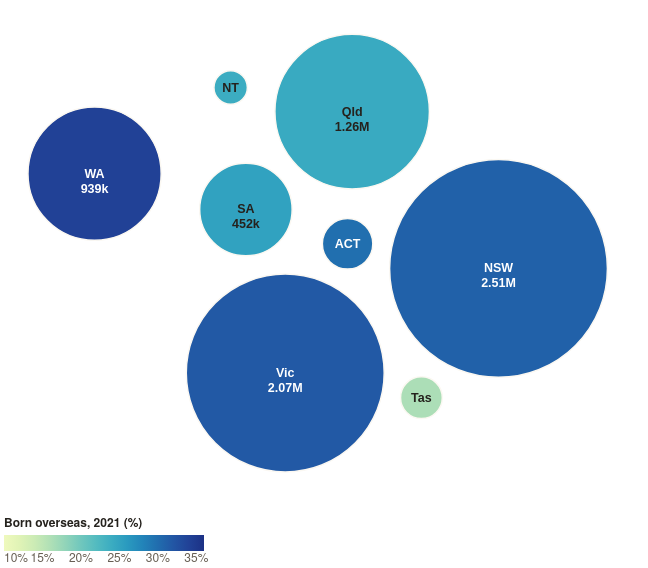

Here is the Vega-Lite specification saved for this chart:
### Vega-Lite specification from a JSON file in a GitHub repository (floating-point values rounded to 4 significant figures)
{"$schema": "https://vega.github.io/schema/vega-lite/v5.json", "width": 640, "height": 496, "config": {"background": null, "font": "IBM Plex Sans, Helvetica Neue, Arial, sans-serif", "padding": 4, "view": {"stroke": null}, "axis": {"labelColor": "#675f54", "titleColor": "#675f54", "gridColor": "#d8cfbf", "domainColor": "#d8cfbf", "tickColor": "#d8cfbf", "labelFont": "IBM Plex Sans, Helvetica Neue, Arial, sans-serif", "labelFontSize": 11, "titleFont": "IBM Plex Sans, Helvetica Neue, Arial, sans-serif", "titleFontWeight": 500, "titleFontSize": 11.5}, "legend": {"labelColor": "#675f54", "titleColor": "#25221d", "labelFont": "IBM Plex Sans, Helvetica Neue, Arial, sans-serif", "titleFont": "IBM Plex Sans, Helvetica Neue, Arial, sans-serif", "titleFontWeight": 600, "labelFontSize": 12, "titleFontSize": 12, "symbolStrokeColor": "#fbf8f2"}, "text": {"color": "#25221d", "font": "IBM Plex Sans, Helvetica Neue, Arial, sans-serif"}, "tooltipFormat": {"numberFormat": ",.0f"}}, "data": {"values": [{"abbr": "WA", "x": -10.07, "y": -2, "r": 5.755, "name": "Western Australia", "size": 17750.0, "tot": 938900, "share": 34.1, "big": true, "rp": 75.17, "l": ["WA", "939k"], "out": false}, {"abbr": "NT", "x": 0.353, "y": -8.6, "r": 1.445, "name": "Northern Territory", "size": 1119.0, "tot": 59240, "share": 23.9, "big": false, "rp": 18.87, "l": ["NT"], "out": false}, {"abbr": "SA", "x": 1.522, "y": 0.741, "r": 3.995, "name": "South Australia", "size": 8554.0, "tot": 452410, "share": 25.1, "big": true, "rp": 52.18, "l": ["SA", "452k"], "out": false}, {"abbr": "Qld", "x": 9.656, "y": -6.755, "r": 6.676, "name": "Queensland", "size": 23890.0, "tot": 1263640, "share": 24.2, "big": true, "rp": 87.2, "l": ["Qld", "1.26M"], "out": false}, {"abbr": "NSW", "x": 20.86, "y": 5.26, "r": 9.409, "name": "New South Wales", "size": 47450.0, "tot": 2510260, "share": 31, "big": true, "rp": 122.9, "l": ["NSW", "2.51M"], "out": false}, {"abbr": "ACT", "x": 9.306, "y": 3.373, "r": 2.181, "name": "Australian Capital Territory", "size": 2549.0, "tot": 134900, "share": 29.8, "big": false, "rp": 28.49, "l": ["ACT"], "out": false}, {"abbr": "Vic", "x": 4.532, "y": 13.27, "r": 8.55, "name": "Victoria", "size": 39180.0, "tot": 2072570, "share": 31.7, "big": true, "rp": 111.7, "l": ["Vic", "2.07M"], "out": false}, {"abbr": "Tas", "x": 14.96, "y": 15.16, "r": 1.804, "name": "Tasmania", "size": 1744.0, "tot": 92320, "share": 16.3, "big": false, "rp": 23.56, "l": ["Tas"], "out": false}]}, "params": [{"name": "hl", "value": "", "bind": {"input": "select", "options": ["", "Western Australia", "Victoria", "New South Wales", "Australian Capital Territory", "South Australia", "Queensland", "Northern Territory", "Tasmania"], "labels": ["All states", "Western Australia", "Victoria", "New South Wales", "Australian Capital Territory", "South Australia", "Queensland", "Northern Territory", "Tasmania"], "name": "Highlight a state "}}], "layer": [{"mark": {"type": "circle", "stroke": "#fbf8f2", "strokeWidth": 1.5, "cursor": "pointer"}, "encoding": {"x": {"field": "x", "type": "quantitative", "scale": {"domain": [-17, 32], "nice": false, "zero": false}, "axis": null}, "y": {"field": "y", "type": "quantitative", "scale": {"domain": [-15, 23], "reverse": true, "nice": false, "zero": false}, "axis": null}, "opacity": {"condition": {"test": "hl == '' || datum.name == hl", "value": 1}, "value": 0.2}, "size": {"field": "size", "type": "quantitative", "scale": null}, "color": {"field": "share", "type": "quantitative", "scale": {"domain": [10, 36], "scheme": "yellowgreenblue"}, "legend": {"title": "Born overseas, 2021 (%)", "orient": "bottom", "direction": "horizontal", "gradientLength": 200, "labelExpr": "datum.value + '%'"}}, "tooltip": [{"field": "s_name", "title": "State / territory"}, {"field": "s_share", "title": "Born overseas, 2021 (%)", "format": ".1f"}, {"field": "s_os", "title": "Overseas-born residents", "format": ","}, {"field": "s_pop", "title": "Total population, 2021", "format": ","}, {"field": "s_top", "title": "Largest overseas birthplace"}, {"field": "s_topn", "title": "Residents born there", "format": ","}, {"field": "s_growth", "title": "Change in share since 2001 (pts)", "format": "+.1f"}], "stroke": {"condition": {"param": "hov11", "empty": false, "value": "#111111"}, "value": "#fbf8f2"}, "strokeWidth": {"condition": {"param": "hov11", "empty": false, "value": 2.5}, "value": 1.5}}, "transform": [{"lookup": "name", "from": {"data": {"values": [{"s_name": "Western Australia", "s_share": 34.1, "s_growth": 5.5, "s_os": 938900, "s_pop": 2749370, "s_top": "England", "s_topn": 211730}, {"s_name": "Victoria", "s_share": 31.7, "s_growth": 7.2, "s_os": 2072570, "s_pop": 6547820, "s_top": "India", "s_topn": 272250}, {"s_name": "New South Wales", "s_share": 31, "s_growth": 6.2, "s_os": 2510260, "s_pop": 8097060, "s_top": "China", "s_topn": 261330}, {"s_name": "Australian Capital Territory", "s_share": 29.8, "s_growth": 6.9, "s_os": 134900, "s_pop": 452510, "s_top": "India", "s_topn": 17510}, {"s_name": "South Australia", "s_share": 25.1, "s_growth": 3.9, "s_os": 452410, "s_pop": 1802600, "s_top": "England", "s_topn": 98770}, {"s_name": "Queensland", "s_share": 24.2, "s_growth": 6.2, "s_os": 1263640, "s_pop": 5215810, "s_top": "New Zealand", "s_topn": 229920}, {"s_name": "Northern Territory", "s_share": 23.9, "s_growth": 7.8, "s_os": 59240, "s_pop": 248150, "s_top": "Philippines", "s_topn": 7320}, {"s_name": "Tasmania", "s_share": 16.3, "s_growth": 5.5, "s_os": 92320, "s_pop": 567240, "s_top": "England", "s_topn": 20420}]}, "key": "s_name", "fields": ["s_name", "s_share", "s_growth", "s_os", "s_pop", "s_top", "s_topn"]}}], "params": [{"name": "hov11", "select": {"type": "point", "fields": ["s_name"], "on": "pointerover", "clear": "pointerout"}}]}, {"transform": [{"filter": "!datum.out"}], "mark": {"type": "text", "fontSize": 12.5, "lineHeight": 15, "font": "IBM Plex Sans Condensed, Arial Narrow, sans-serif", "fontWeight": 600, "baseline": "middle"}, "encoding": {"x": {"field": "x", "type": "quantitative", "scale": {"domain": [-17, 32], "nice": false, "zero": false}, "axis": null}, "y": {"field": "y", "type": "quantitative", "scale": {"domain": [-15, 23], "reverse": true, "nice": false, "zero": false}, "axis": null}, "text": {"field": "l"}, "color": {"condition": {"test": "datum.share >= 27", "value": "#ffffff"}, "value": "#25221d"}}}, {"transform": [{"filter": "datum.out"}], "mark": {"type": "text", "fontSize": 12, "font": "IBM Plex Sans Condensed, Arial Narrow, sans-serif", "fontWeight": 600, "baseline": "middle", "align": "left", "dx": 4}, "encoding": {"x": {"field": "xr", "type": "quantitative", "scale": {"domain": [-17, 32], "nice": false, "zero": false}, "axis": null}, "y": {"field": "y", "type": "quantitative", "scale": {"domain": [-15, 23], "reverse": true, "nice": false, "zero": false}, "axis": null}, "text": {"field": "l"}, "color": {"value": "#25221d"}}}], "transform": [{"calculate": "datum.x + datum.r", "as": "xr"}]}
